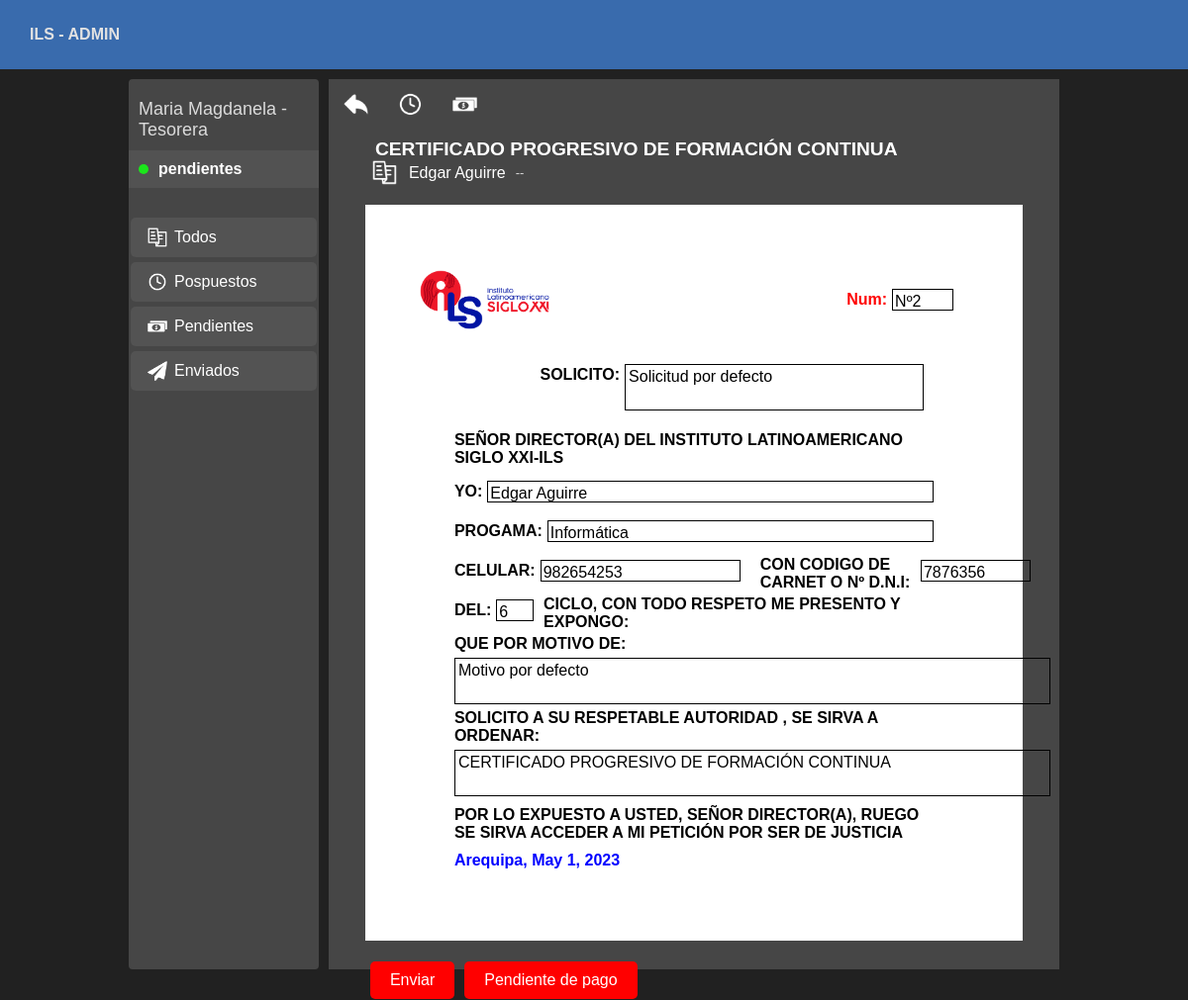
Screenshot of /ils_admin/staff/fut?code=pOplb5d6LuF with the database file from the repository.
### myapp/models.py (models this page shows, shortened)
class fut(models.Model):
    name = models.CharField(max_length=200)
    program = models.CharField(max_length=200)
    dni = models.CharField(max_length=10)
    phone = models.CharField(max_length=12)
    cycle = models.CharField(max_length=2)
    email = models.TextField(default='')
    myrequest = models.TextField()
    order = models.CharField(max_length=300)
    reason = models.TextField()
    date = models.DateField()
    pdf_binary = models.BinaryField(default=b'')
    proceeding = models.TextField() # Expediente
    password = models.TextField()
    qrimg_binary = models.BinaryField(default=b'')
    code = models.TextField(default='00000000000')
    stage = models.IntegerField(default=0)
    view = models.BooleanField(default=False)
    n_ticket = models.CharField(max_length=30, default='0000000000')

### myapp_admin/views.py (the view)
# urls.py: path('ils_admin/staff/fut', views.view_fut, name="n_view_fut"),
def view_fut(request):
    code_ = request.GET.get('code')
    objs = fut.objects.filter(code=code_).values('id', 'myrequest', 'name', 'program', 'phone', 'dni', 'cycle', 'reason', 'email', 'order', 'date').first()
    up_register = fut.objects.get(code=code_)
    up_register.view = 1
    up_register.save()
    return render(request, 'admin/staff/view_fut.html', {
        'code': code_,
        'objs': objs
    })

### myapp_admin/templates/admin/staff/view_fut.html (shortened to what this page needs)
{% extends 'admin/staff.html' %}
{% load static %}
{% block fut %}
<div class="ayelash2">
    <div class="bastools">
        <a href="{% url 'n_staff' %}" style="display: flex;"><img width="25px" class="baricon" height="25px" src="{% static 'img/icon01.png' %}" alt=""></a>
        <img onclick="postponed()" width="25px" class="baricon" height="25px" src="{% static 'img/icon02.png' %}" alt="">
        <img onclick="pending()" width="25px" class="baricon" height="25px" src="{% static 'img/icon03.png' %}" alt="">
    </div>
    <div class="principaldiv">
        <div class="order"><p>{{objs.order}}</p></div>
        <div class="alumno">
            <img width="25px" height="25px" style="margin: auto 7px;" src="{% static 'img/procedure.png' %}" alt="">
            <p class="p_name">{{objs.name}}</p>
            <p class="p_mail">-{{objs.email}}-</p>
        </div>
        <div class="contFUT">
            <div class="logoils">
                <img height="60px" style="margin: auto 5px;" src="{% static 'img/logoils.png' %}" alt="">
                <div class="celd">
                    <label style="color: red;" for="">Num:</label>
                    <div class="text" style="width: 60px;"><p>Nº{{objs.id}}</p></div>
                </div>
            </div>
            <div class="orderils">
                <div class="celd2">
                    <label style="" for="">SOLICITO:</label>
                    <div class="text" style="width: 300px;"><p>{{objs.myrequest}}</p></div>
                </div>
            </div>
            <div class="datails">
                <p style="font-weight: bold;">SEÑOR DIRECTOR(A) DEL INSTITUTO LATINOAMERICANO SIGLO XXI-ILS</p>
                <div class="celd" style="margin: auto 0px 10px 10px;">
                    <label for="">YO:</label>
                    <div class="text" style="width: 500px;"><p>{{objs.name}}</p></div>
                </div>
                <div class="celd" style="margin: auto 0px 10px 10px;">
                    <label for="">PROGAMA:</label>
                    <div class="text" style="width: 440px;"><p>{{objs.program}}</p></div>
                </div>
                <div style="display: flex;">
                    <div class="celd" style="margin: auto 0px 10px 10px;">
                        <label for="">CELULAR:</label>
                        <div class="text" style="width: 200px;"><p>{{objs.phone}}</p></div>
                    </div>
                    <div class="celd" style="margin: auto 0px 10px 10px;">
                        <label for="">CON CODIGO DE CARNET O Nº D.N.I:</label>
                        <div class="text" style="width: 200px;"><p>{{objs.dni}}</p></div>
                    </div>
                </div>
                <div class="celd" style="margin: auto 0px 10px 10px;">
                    <label for="">DEL:</label>
                    <div class="text" style="width: 40px;"><p>{{objs.cycle}}</p></div>
                    <label for="">CICLO, CON TODO RESPETO ME PRESENTO Y EXPONGO:</label>
                </div>
                <div class="celd2" style="display: block;">
                    <label for="">QUE POR MOTIVO DE:</label>
                    <div class="text" style="width: 600px; margin: 5px 0px;"><p>{{objs.reason}}</p></div>
                </div>
                <div class="celd2" style="display: block;">
                    <label for="">SOLICITO A SU RESPETABLE AUTORIDAD , SE SIRVA A ORDENAR:</label>
                    <div class="text" style="width: 600px; margin: 5px 0px;"><p>{{objs.order}}</p></div>
                </div>
                <p style="font-weight: bold;">POR LO EXPUESTO A USTED, SEÑOR DIRECTOR(A), RUEGO SE SIRVA ACCEDER A MI PETICIÓN POR SER DE JUSTICIA</p>
                <p style="font-weight: bold; color: blue;">Arequipa, {{objs.date}}</p>
            </div>
        </div>
        <div class="buttons_view_fut">
            <div class="send_button" onclick="send_fut()">Enviar</div>
            <div class="send_button" onclick="pending()">Pendiente de pago</div>
        </div>
    </div>
</div>
{% endblock %}

### myapp_admin/templates/layouts/mainadmin.html (style rules this page uses)
body { background: #212121; color: white; padding: 0px; margin: 0px; font-family: Arial, Helvetica, sans-serif; }

### myapp_admin/templates/admin/staff/view_fut.html (style rules this page uses)
.ayelash2 { width: 100%; height: 900px; background: #464646; margin: 0px 0px 10px 0px; display: block; justify-content: space-between; }
.bastools { width: 100%; height: 50px; display: flex; }
.principaldiv { width: 90%; height: 400px; margin: 10px auto; display: flex; flex-direction: column; }
.order { width: 100%; height: 40px; display: flex; }
.order p { margin: auto 10px; font-size: larger; font-weight: bold; }
.alumno { width: 100%; height: 40px; display: flex; }
.p_name { margin: auto 5px; }
.p_mail { margin: auto 5px; font-size: small; opacity: 80%; }
.contFUT { width: 100%; background: #e2e1cfbb; background: white; margin: 20px auto; padding: 1px 0px; display: block; }
.baricon { margin: auto 15px; }
.logoils { width: calc(100% - 100px); height: 70px; background: white; display: flex; justify-content: space-between; margin: 60px auto 30px auto; }
.celd { height: 30px; color: black; margin: auto 10px; display: flex; }
.celd label { font-weight: bold; margin: auto 0px auto 0px; }
.celd .text { height: 20px; margin: auto 10px auto 5px ; border: 1px solid black; }
.celd .text p { margin: 3px 2px auto 2px; }
.orderils { width: calc(100% - 160px); background: white; margin: 0px auto 10px auto; display: flex; justify-content: flex-end; }
.celd2 { height: auto; color: black; margin: auto 10px; display: flex; }
.celd2 label { font-weight: bold; margin: 2px 0px auto 0px; }
.celd2 .text { height: 45px; margin: auto 10px auto 5px ; border: 1px solid black; }
.celd2 .text p { margin: 3px 2px auto 3px; }
.datails { width: calc(100% - 160px); background: white; margin: 0px auto 60px auto; padding: 1px 0px; display: block; color: black; }
.datails p { margin: 10px; }
.send_button { background: red; width: auto; text-align: center; padding: 10px 20px; border-radius: 5px; margin: 1px 5px; }
.buttons_view_fut { display: flex; }

### rows the page displays
fut: order "CERTIFICADO PROGRESIVO DE FORMACIÓN CONTINUA", name "Edgar Aguirre", id "2", myrequest "Solicitud por defecto", program "Informática", phone "982654253", dni "7876356", cycle "6", reason "Motivo por defecto", date "May 1, 2023"
